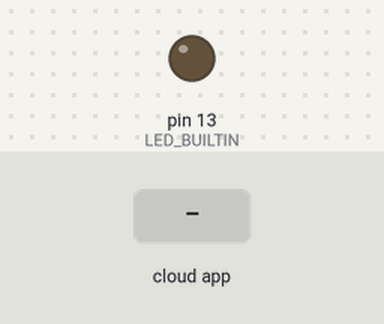
A sketch run on a simulated Arduino Uno, built with avr-gcc and run on an emulated ATmega328P. On the bench: output pins drawn as LEDs (lit = HIGH). The test bench sets the inputs (shaded band). The ROS host is connected and sends only what is stated.

Above: at 1.3 s.
1.4 s: the phone or cloud app sets toggle_led to 0
At 2.7 s:
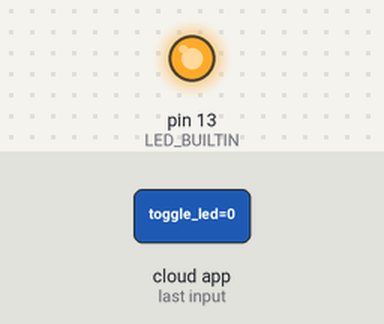
3.0 s: the phone or cloud app sets toggle_led to 1
At 3.9 s:
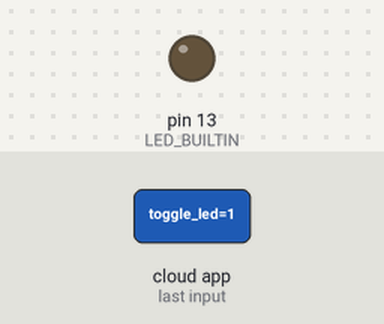
Timing chart, 0 to 6.0 s (numbered marks = the images above; inputs shaded):
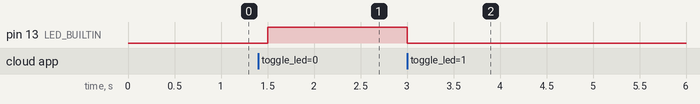

Measured:
- after the input at 1.4 s, pin 13 (LED_BUILTIN): LOW → HIGH after 0.10 s
- after the input at 3.0 s, pin 13 (LED_BUILTIN): HIGH → LOW at once

The sketch:

pub_sub_example.ino
```cpp
#include <ros.h>
#include <std_msgs/String.h>
#include <std_msgs/Empty.h>
ros::NodeHandle  nh;
std_msgs::String str_msg;
ros::Publisher chatter("chatter", &str_msg);
char hello[13] = "hello world!";
void callback(const std_msgs::Empty& toggle_msg) {
  digitalWrite(
    LED_BUILTIN,HIGH-digitalRead(LED_BUILTIN));
  str_msg.data = hello;
  chatter.publish( &str_msg );
}
ros::Subscriber<std_msgs::Empty>
  sub("toggle_led", callback);
void setup() {
  pinMode(LED_BUILTIN, OUTPUT);
  nh.initNode();
  nh.advertise(chatter);
  nh.subscribe(sub);
}
void loop() {
  nh.spinOnce();
  delay(500);
}
```
